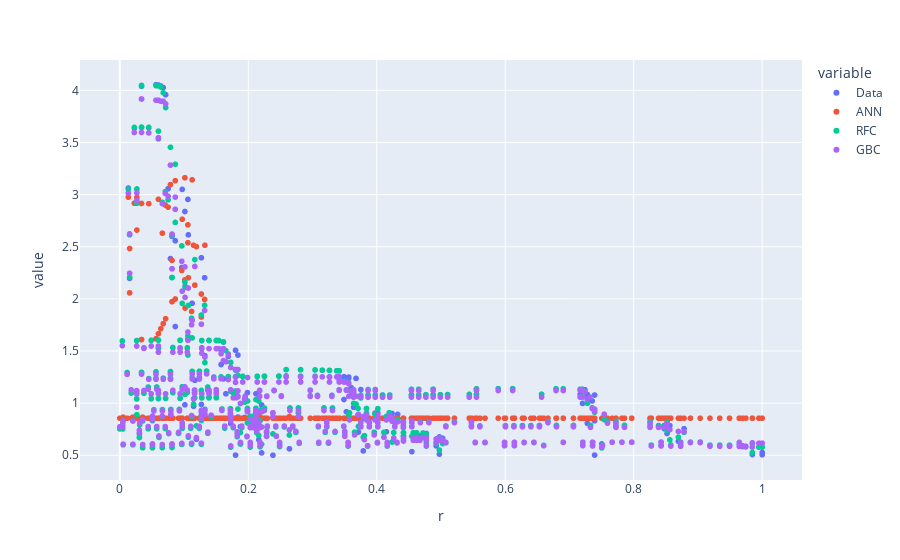

Notebook source saved alongside this figure:
### Code cell
torep = pd.DataFrame(y_test.values, columns = ['Data'])
torep['ANN'] = DenseAdamaxPrediction5
torep['RFC'] = RFC
torep['GBC'] = GBC
torep.index = x_test['r'] 
TOREP = torep.iloc[:, :]
TOREP.plot.scatter(x=TOREP.index, y=['Data', 'ANN', 'RFC', 'GBC'])

### Figure 1 — Plotly figure (JSON) as saved in the notebook; plotly's stock layout.template omitted (floating-point values rounded to 4 significant figures; data arrays with more than 128 entries replaced by an {"elided": "..."} marker saying what was removed)
{"data": [{"hovertemplate": "variable=Data<br>r=%{x}<br>value=%{y}<extra></extra>", "legendgroup": "Data", "marker": {"color": "#636efa", "symbol": "circle"}, "mode": "markers", "name": "Data", "showlegend": true, "type": "scattergl", "x": {"elided": "467 float values"}, "xaxis": "x", "y": {"elided": "467 float values"}, "yaxis": "y"}, {"hovertemplate": "variable=ANN<br>r=%{x}<br>value=%{y}<extra></extra>", "legendgroup": "ANN", "marker": {"color": "#EF553B", "symbol": "circle"}, "mode": "markers", "name": "ANN", "showlegend": true, "type": "scattergl", "x": {"elided": "467 float values"}, "xaxis": "x", "y": {"elided": "467 float values"}, "yaxis": "y"}, {"hovertemplate": "variable=RFC<br>r=%{x}<br>value=%{y}<extra></extra>", "legendgroup": "RFC", "marker": {"color": "#00cc96", "symbol": "circle"}, "mode": "markers", "name": "RFC", "showlegend": true, "type": "scattergl", "x": {"elided": "467 float values"}, "xaxis": "x", "y": {"elided": "467 float values"}, "yaxis": "y"}, {"hovertemplate": "variable=GBC<br>r=%{x}<br>value=%{y}<extra></extra>", "legendgroup": "GBC", "marker": {"color": "#ab63fa", "symbol": "circle"}, "mode": "markers", "name": "GBC", "showlegend": true, "type": "scattergl", "x": {"elided": "467 float values"}, "xaxis": "x", "y": {"elided": "467 float values"}, "yaxis": "y"}], "layout": {"legend": {"title": {"text": "variable"}, "tracegroupgap": 0}, "margin": {"t": 60}, "xaxis": {"anchor": "y", "domain": [0, 1], "title": {"text": "r"}}, "yaxis": {"anchor": "x", "domain": [0, 1], "title": {"text": "value"}}}}
